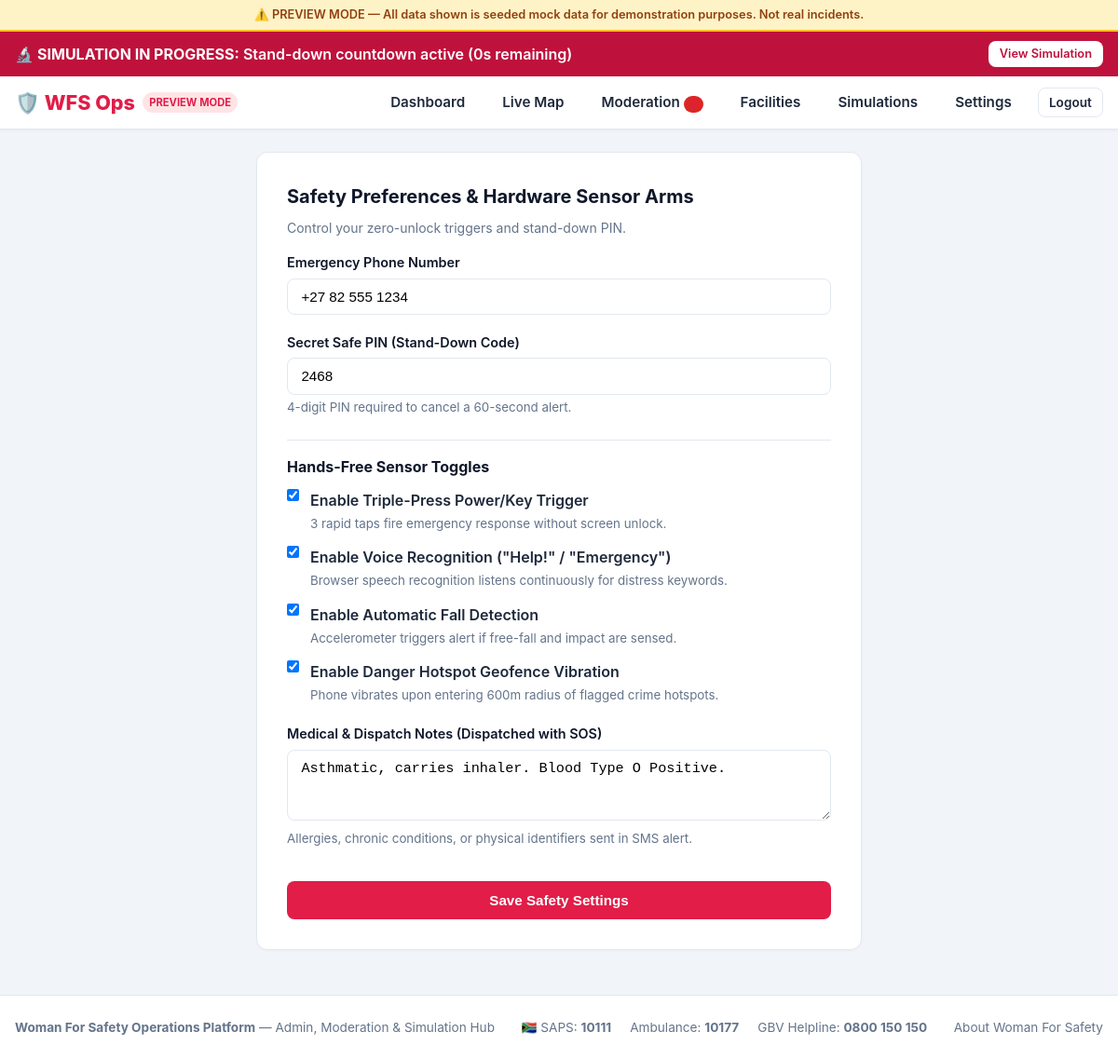
Screenshot of /accounts/profile/ (signed in) with the database file from the repository.
### emergency/models.py (models this page shows, shortened)
class PanicAlert(models.Model):
    TRIGGER_TRIPLE_PRESS = "TRIPLE_PRESS"
    TRIGGER_VOICE = "VOICE"
    TRIGGER_FALL = "FALL_DETECTION"
    TRIGGER_GEOFENCE = "GEOFENCE_APPROACH"
    TRIGGER_MANUAL = "MANUAL_SOS"
    TRIGGER_CHOICES = [
        (TRIGGER_MANUAL, "Manual SOS Button"),
        (TRIGGER_VOICE, "Hands-Free Voice ('Help!') [Experimental]"),
        (TRIGGER_FALL, "Automatic Fall Detection [Experimental]"),
        (TRIGGER_TRIPLE_PRESS, "Triple Power/Key Press Simulation"),
        (TRIGGER_GEOFENCE, "Geofence Stand-Down Expired"),
    ]
    STATUS_STAND_DOWN_PENDING = "STAND_DOWN_PENDING"
    STATUS_ACTIVE = "ACTIVE"
    STATUS_FALSE_ALARM = "FALSE_ALARM"
    STATUS_RESOLVED = "RESOLVED"
    STATUS_CHOICES = [
        (STATUS_STAND_DOWN_PENDING, "Stand-Down Window Active (60s)"),
        (STATUS_ACTIVE, "Escalated to Next of Kin"),
        (STATUS_FALSE_ALARM, "Resolved via False Alarm Cancel"),
        (STATUS_RESOLVED, "Resolved Safe"),
    ]
    user = models.ForeignKey(User, on_delete=models.CASCADE, related_name="panic_alerts")
    trigger_source = models.CharField(max_length=25, choices=TRIGGER_CHOICES, default=TRIGGER_MANUAL)
    status = models.CharField(max_length=25, choices=STATUS_CHOICES, default=STATUS_STAND_DOWN_PENDING)
    latitude = models.FloatField()
    longitude = models.FloatField()
    accuracy_meters = models.FloatField(default=10.0)
    battery_level = models.IntegerField(null=True, blank=True)
    standdown_seconds_total = models.IntegerField(default=60)
    hotspot_approached = models.ForeignKey(Hotspot, on_delete=models.SET_NULL, null=True, blank=True)
    started_at = models.DateTimeField(auto_now_add=True)
    escalated_at = models.DateTimeField(null=True, blank=True)
    stood_down_at = models.DateTimeField(null=True, blank=True)
    resolved_at = models.DateTimeField(null=True, blank=True)
    class Meta:
        ordering = ["-started_at"]
    @property
    def seconds_remaining(self):
        if self.status != self.STATUS_STAND_DOWN_PENDING:
            return 0
        elapsed = (timezone.now() - self.started_at).total_seconds()
        remaining = self.standdown_seconds_total - elapsed
        return max(0, int(remaining))

### accounts/models.py (models this page shows, shortened)
class Profile(models.Model):
    ROLE_USER = "user"
    ROLE_MODERATOR = "moderator"
    ROLE_ADMIN = "admin"
    ROLE_INSTITUTIONAL = "institutional"
    ROLE_CHOICES = [
        (ROLE_USER, "Mobile End User"),
        (ROLE_MODERATOR, "Community Safety Moderator"),
        (ROLE_ADMIN, "System Administrator"),
        (ROLE_INSTITUTIONAL, "Institutional Partner (Campus/BID)"),
    ]
    user = models.OneToOneField(User, on_delete=models.CASCADE, related_name="profile")
    role = models.CharField(max_length=20, choices=ROLE_CHOICES, default=ROLE_USER, db_index=True)
    phone_number = models.CharField(max_length=25, blank=True, help_text="e.g. +27 82 123 4567")
    safe_pin = models.CharField(
        max_length=10,
        default="1234",
        help_text="4-digit PIN required to stand down an active countdown or cancel panic."
    )
    voice_trigger_enabled = models.BooleanField(default=True)
    triple_press_enabled = models.BooleanField(default=True)
    fall_detection_enabled = models.BooleanField(default=True)
    geofence_vibration_enabled = models.BooleanField(default=True)
    medical_notes = models.TextField(blank=True)
    created_at = models.DateTimeField(auto_now_add=True)
    updated_at = models.DateTimeField(auto_now=True)

### accounts/views.py (the view)
# urls.py: path("profile/", views.profile_view, name="profile"),
@login_required
def profile_view(request):
    profile = request.user.profile
    if request.method == "POST":
        form = ProfileUpdateForm(request.POST, instance=profile)
        if form.is_valid():
            form.save()
            messages.success(request, "Your safety settings have been updated.")
            return redirect("accounts:profile")
    else:
        form = ProfileUpdateForm(instance=profile)
    return render(request, "accounts/profile.html", {"form": form, "profile": profile})

### accounts/forms.py
class ProfileUpdateForm(forms.ModelForm):
    class Meta:
        model = Profile
        fields = [
            "phone_number",
            "safe_pin",
            "voice_trigger_enabled",
            "triple_press_enabled",
            "fall_detection_enabled",
            "geofence_vibration_enabled",
            "medical_notes",
        ]
        widgets = {
            "phone_number": forms.TextInput(attrs={"class": "form-control"}),
            "safe_pin": forms.TextInput(attrs={"class": "form-control", "maxlength": "6"}),
            "medical_notes": forms.Textarea(attrs={"class": "form-control", "rows": 3}),
        }

### templates/accounts/profile.html (shortened to what this page needs)
{% extends "base.html" %}
{% block content %}
<div style="max-width:650px; margin:1.5rem auto;">
  <div class="card" style="padding:2rem;">
    <h2 class="card-title">Safety Preferences &amp; Hardware Sensor Arms</h2>
    <p class="card-subtitle">Control your zero-unlock triggers and stand-down PIN.</p>
    <form method="POST">
      <div class="form-group">
        <label class="form-label">Emergency Phone Number</label>
        {{ form.phone_number }}
      </div>
      <div class="form-group">
        <label class="form-label">Secret Safe PIN (Stand-Down Code)</label>
        {{ form.safe_pin }}
        <small style="color:#64748b;">4-digit PIN required to cancel a 60-second alert.</small>
      </div>
      <div style="border-top:1px solid #e2e8f0; padding-top:1rem; margin-top:1.5rem;">
        <h4 style="margin-bottom:0.75rem; color:#0f172a;">Hands-Free Sensor Toggles</h4>
        <div style="margin-bottom:0.85rem; display:flex; align-items:flex-start; gap:0.75rem;">
          {{ form.triple_press_enabled }}
          <div>
            <label style="font-weight:600; display:block;">Enable Triple-Press Power/Key Trigger</label>
            <small style="color:#64748b;">3 rapid taps fire emergency response without screen unlock.</small>
          </div>
        </div>
        <div style="margin-bottom:0.85rem; display:flex; align-items:flex-start; gap:0.75rem;">
          {{ form.voice_trigger_enabled }}
          <div>
            <label style="font-weight:600; display:block;">Enable Voice Recognition ("Help!" / "Emergency")</label>
            <small style="color:#64748b;">Browser speech recognition listens continuously for distress keywords.</small>
          </div>
        </div>
        <div style="margin-bottom:0.85rem; display:flex; align-items:flex-start; gap:0.75rem;">
          {{ form.fall_detection_enabled }}
          <div>
            <label style="font-weight:600; display:block;">Enable Automatic Fall Detection</label>
            <small style="color:#64748b;">Accelerometer triggers alert if free-fall and impact are sensed.</small>
          </div>
        </div>
        <div style="margin-bottom:0.85rem; display:flex; align-items:flex-start; gap:0.75rem;">
          {{ form.geofence_vibration_enabled }}
          <div>
            <label style="font-weight:600; display:block;">Enable Danger Hotspot Geofence Vibration</label>
            <small style="color:#64748b;">Phone vibrates upon entering 600m radius of flagged crime hotspots.</small>
          </div>
        </div>
      </div>
      <div class="form-group" style="margin-top:1.25rem;">
        <label class="form-label">Medical &amp; Dispatch Notes (Dispatched with SOS)</label>
        {{ form.medical_notes }}
        <small style="color:#64748b;">Allergies, chronic conditions, or physical identifiers sent in SMS alert.</small>
      </div>
      <button type="submit" class="btn btn-primary" style="margin-top:1rem; width:100%; padding:0.75rem;">
        Save Safety Settings
      </button>
    </form>
  </div>
</div>
{% endblock %}

### templates/base.html (shortened to what this page needs)
{% load static %}
<!DOCTYPE html>
<html lang="en">
<head>
  <link rel="stylesheet" href="https://unpkg.com/leaflet@1.9.4/dist/leaflet.css"/>
  <link rel="stylesheet" href="{% static 'css/safeher.css' %}">
</head>
<body>
  {% if DEMO_MODE %}
  <div style="background:#fef3c7; color:#92400e; padding:0.4rem 1rem; text-align:center; font-size:0.8rem; font-weight:600; border-bottom:2px solid #fbbf24;">
    ⚠️ PREVIEW MODE — All data shown is seeded mock data for demonstration purposes. Not real incidents.
  </div>
  {% endif %}
  {% if active_emergency_alert %}
  <div class="emergency-banner">
    <div>
      🔬 <strong>SIMULATION IN PROGRESS:</strong>
      {% if active_emergency_alert.status == "STAND_DOWN_PENDING" %}
        Stand-down countdown active ({{ active_emergency_alert.seconds_remaining }}s remaining)
      {% else %}
        Simulated NOK escalation triggered.
      {% endif %}
    </div>
    <a href="{% url 'emergency:stand_down' active_emergency_alert.id %}" class="btn btn-primary" style="background:#ffffff; color:#be123c; font-size:0.8rem; padding:0.3rem 0.75rem;">
      View Simulation
    </a>
  </div>
  {% endif %}
  <header class="safe-header">
    <div class="nav-container">
      <a href="{% if user.is_authenticated %}{% url 'core:dashboard' %}{% else %}{% url 'core:home' %}{% endif %}" class="brand-logo">
        <span>🛡️ WFS Ops</span>
        {% if DEMO_MODE %}<span class="brand-badge">Preview Mode</span>{% endif %}
      </a>
      <nav>
        <ul class="nav-links">
          {% if user.is_authenticated %}
            <li><a href="{% url 'core:dashboard' %}" class="nav-link">Dashboard</a></li>
            <li><a href="{% url 'hotspots:map' %}" class="nav-link">Live Map</a></li>
            <li>
              <a href="{% url 'moderation:dashboard' %}" class="nav-link">
                Moderation
                {% if flagged_hotspot_count %}<span class="brand-badge" style="background:#dc2626; font-size:0.65rem;">{{ flagged_hotspot_count }}</span>{% endif %}
              </a>
            </li>
            <li><a href="{% url 'facilities:list' %}" class="nav-link">Facilities</a></li>
            <li><a href="{% url 'emergency:simulation' %}" class="nav-link">Simulations</a></li>
            <li><a href="{% url 'accounts:profile' %}" class="nav-link">Settings</a></li>
            <li><a href="{% url 'accounts:logout' %}" class="btn btn-outline" style="padding:0.3rem 0.7rem; font-size:0.85rem;">Logout</a></li>
          {% endif %}
        </ul>
      </nav>
    </div>
  </header>
  <main class="container">
    {% block content %}{% endblock %}
  </main>
  <footer style="background:#ffffff; border-top:1px solid #e2e8f0; padding:1.5rem 1rem; margin-top:3rem; text-align:center; font-size:0.85rem; color:#64748b;">
    <div style="max-width:1200px; margin:0 auto; display:flex; flex-wrap:wrap; justify-content:space-between; align-items:center; gap:1rem;">
      <div>
        <strong>Woman For Safety Operations Platform</strong> &mdash; Admin, Moderation & Simulation Hub
      </div>
      <div style="display:flex; gap:1.25rem; flex-wrap:wrap;">
        <span>🇿🇦 SAPS: <strong>10111</strong></span>
        <span>Ambulance: <strong>10177</strong></span>
        <span>GBV Helpline: <strong>0800 150 150</strong></span>
      </div>
      <div>
        <a href="{% url 'core:about' %}" style="color:#64748b; text-decoration:none;">About Woman For Safety</a>
      </div>
    </div>
  </footer>
</body>
</html>

### static/css/safeher.css (style rules this page uses)
:root { --primary: #e11d48; --primary-hover: #be123c; --primary-light: #ffe4e6; --police-blue: #1d4ed8; --police-light: #dbeafe; --hospital-green: #059669; --hospital-light: #d1fae5; --shelter-purple: #7c3aed; --shelter-light: #ede9fe; --dark: #0f172a; --surface: #ffffff; --surface-alt: #f8fafc; --border: #e2e8f0; --text: #1e293b; --text-muted: #64748b; --warning: #f59e0b; --danger: #dc2626; --success: #10b981; }
* { box-sizing: border-box; margin: 0; padding: 0; }
body { font-family: -apple-system, BlinkMacSystemFont, "Segoe UI", Roboto, "Helvetica Neue", Arial, sans-serif; color: var(--text); background-color: #f1f5f9; line-height: 1.5; -webkit-font-smoothing: antialiased; }
.safe-header { background: #ffffff; border-bottom: 1px solid var(--border); position: sticky; top: 0; z-index: 1000; box-shadow: 0 1px 3px rgba(0,0,0,0.05); }
.nav-container { max-width: 1200px; margin: 0 auto; padding: 0.75rem 1rem; display: flex; align-items: center; justify-content: space-between; }
.brand-logo { display: flex; align-items: center; gap: 0.5rem; text-decoration: none; font-weight: 800; font-size: 1.35rem; color: var(--primary); }
.brand-badge { background: var(--primary-light); color: var(--primary); font-size: 0.7rem; font-weight: 700; padding: 0.15rem 0.45rem; border-radius: 9999px; text-transform: uppercase; }
.nav-links { display: flex; align-items: center; gap: 1rem; list-style: none; }
.nav-link { text-decoration: none; color: var(--text); font-weight: 600; font-size: 0.95rem; padding: 0.4rem 0.75rem; border-radius: 0.5rem; transition: all 0.2s; }
.btn { display: inline-flex; align-items: center; justify-content: center; gap: 0.5rem; padding: 0.6rem 1.25rem; font-size: 0.95rem; font-weight: 600; border-radius: 0.5rem; text-decoration: none; border: none; cursor: pointer; transition: all 0.2s; }
.btn-primary { background: var(--primary); color: #ffffff; }
.btn-outline { background: transparent; border: 1px solid var(--border); color: var(--text); }
.emergency-banner { background: #be123c; color: #ffffff; padding: 0.6rem 1rem; display: flex; align-items: center; justify-content: space-between; font-weight: 600; animation: pulse-siren 2s infinite ease-in-out; }
.container { max-width: 1200px; margin: 1.5rem auto; padding: 0 1rem; }
.card { background: var(--surface); border-radius: 0.75rem; border: 1px solid var(--border); padding: 1.5rem; margin-bottom: 1.25rem; box-shadow: 0 1px 3px rgba(0,0,0,0.03); }
.card-title { font-size: 1.25rem; font-weight: 700; margin-bottom: 0.5rem; color: var(--dark); }
.card-subtitle { font-size: 0.875rem; color: var(--text-muted); margin-bottom: 1rem; }
.form-group { margin-bottom: 1.15rem; }
.form-label { display: block; font-size: 0.9rem; font-weight: 600; margin-bottom: 0.35rem; color: var(--dark); }
.form-control { width: 100%; padding: 0.65rem 0.9rem; font-size: 0.95rem; border: 1px solid var(--border); border-radius: 0.5rem; background: #ffffff; transition: border-color 0.15s; }

### rows the page displays
PanicAlert: seconds_remaining "0"
Profile: phone_number "+27 82 555 1234", safe_pin "2468", triple_press_enabled "☑", voice_trigger_enabled "☑", fall_detection_enabled "☑", geofence_vibration_enabled "☑", medical_notes "Asthmatic, carries inhaler. Blood Type O Positive."
